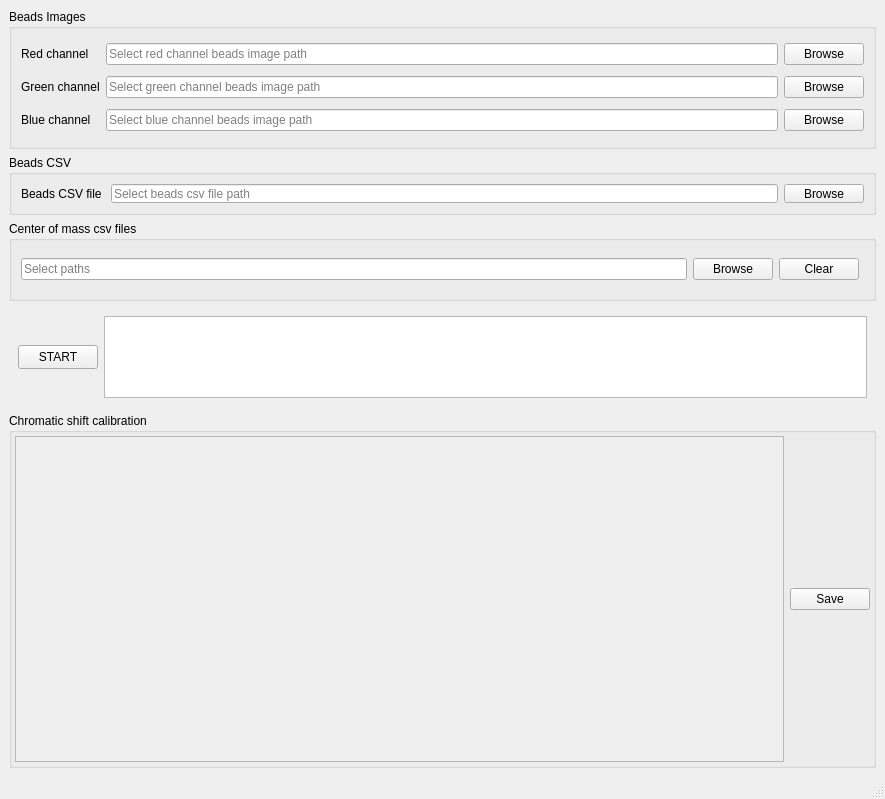
<?xml version="1.0" encoding="UTF-8"?>
<ui version="4.0">
 <class>MainWindow</class>
 <widget class="QMainWindow" name="MainWindow">
  <property name="geometry">
   <rect>
    <x>0</x>
    <y>0</y>
    <width>885</width>
    <height>799</height>
   </rect>
  </property>
  <property name="windowTitle">
   <string>Beads shift aberration</string>
  </property>
  <widget class="QWidget" name="centralwidget">
   <layout class="QGridLayout" name="gridLayout_3">
    <item row="0" column="0">
     <widget class="QGroupBox" name="model_file_group">
      <property name="sizePolicy">
       <sizepolicy hsizetype="Preferred" vsizetype="Fixed">
        <horstretch>0</horstretch>
        <verstretch>0</verstretch>
       </sizepolicy>
      </property>
      <property name="minimumSize">
       <size>
        <width>0</width>
        <height>140</height>
       </size>
      </property>
      <property name="maximumSize">
       <size>
        <width>16777215</width>
        <height>140</height>
       </size>
      </property>
      <property name="title">
       <string>Beads Images</string>
      </property>
      <layout class="QGridLayout" name="gridLayout">
       <item row="2" column="1">
        <widget class="QLineEdit" name="beads_blue_path">
         <property name="inputMask">
          <string/>
         </property>
         <property name="text">
          <string/>
         </property>
         <property name="dragEnabled">
          <bool>false</bool>
         </property>
         <property name="placeholderText">
          <string>Select blue channel beads image path</string>
         </property>
        </widget>
       </item>
       <item row="1" column="0">
        <widget class="QLabel" name="label_4">
         <property name="text">
          <string>Green channel</string>
         </property>
        </widget>
       </item>
       <item row="2" column="2">
        <widget class="QPushButton" name="btn_blue_browse">
         <property name="text">
          <string>Browse</string>
         </property>
        </widget>
       </item>
       <item row="0" column="2">
        <widget class="QPushButton" name="btn_red_browse">
         <property name="text">
          <string>Browse</string>
         </property>
        </widget>
       </item>
       <item row="1" column="2">
        <widget class="QPushButton" name="btn_green_browse">
         <property name="text">
          <string>Browse</string>
         </property>
        </widget>
       </item>
       <item row="0" column="1">
        <widget class="QLineEdit" name="beads_red_path">
         <property name="inputMask">
          <string/>
         </property>
         <property name="text">
          <string/>
         </property>
         <property name="dragEnabled">
          <bool>false</bool>
         </property>
         <property name="placeholderText">
          <string>Select red channel beads image path</string>
         </property>
        </widget>
       </item>
       <item row="0" column="0">
        <widget class="QLabel" name="label_3">
         <property name="text">
          <string>Red channel</string>
         </property>
        </widget>
       </item>
       <item row="1" column="1">
        <widget class="QLineEdit" name="beads_green_path">
         <property name="inputMask">
          <string/>
         </property>
         <property name="text">
          <string/>
         </property>
         <property name="dragEnabled">
          <bool>false</bool>
         </property>
         <property name="placeholderText">
          <string>Select green channel beads image path</string>
         </property>
        </widget>
       </item>
       <item row="2" column="0">
        <widget class="QLabel" name="label_5">
         <property name="text">
          <string>Blue channel</string>
         </property>
        </widget>
       </item>
      </layout>
     </widget>
    </item>
    <item row="1" column="0">
     <widget class="QGroupBox" name="group_beads_csv">
      <property name="sizePolicy">
       <sizepolicy hsizetype="Preferred" vsizetype="Fixed">
        <horstretch>0</horstretch>
        <verstretch>0</verstretch>
       </sizepolicy>
      </property>
      <property name="minimumSize">
       <size>
        <width>0</width>
        <height>60</height>
       </size>
      </property>
      <property name="maximumSize">
       <size>
        <width>16777215</width>
        <height>60</height>
       </size>
      </property>
      <property name="title">
       <string>Beads CSV</string>
      </property>
      <layout class="QGridLayout" name="gridLayout_2">
       <item row="0" column="1">
        <widget class="QLineEdit" name="beads_csv_path">
         <property name="inputMask">
          <string/>
         </property>
         <property name="text">
          <string/>
         </property>
         <property name="dragEnabled">
          <bool>false</bool>
         </property>
         <property name="placeholderText">
          <string>Select beads csv file path</string>
         </property>
        </widget>
       </item>
       <item row="0" column="2">
        <widget class="QPushButton" name="btn_beadscsv_browse">
         <property name="text">
          <string>Browse</string>
         </property>
        </widget>
       </item>
       <item row="0" column="0">
        <widget class="QLabel" name="label_7">
         <property name="text">
          <string>Beads CSV file </string>
         </property>
        </widget>
       </item>
      </layout>
     </widget>
    </item>
    <item row="2" column="0">
     <widget class="QGroupBox" name="bead_group">
      <property name="sizePolicy">
       <sizepolicy hsizetype="Preferred" vsizetype="Fixed">
        <horstretch>0</horstretch>
        <verstretch>0</verstretch>
       </sizepolicy>
      </property>
      <property name="minimumSize">
       <size>
        <width>0</width>
        <height>80</height>
       </size>
      </property>
      <property name="maximumSize">
       <size>
        <width>16777215</width>
        <height>80</height>
       </size>
      </property>
      <property name="title">
       <string>Center of mass csv files</string>
      </property>
      <layout class="QVBoxLayout" name="verticalLayout_3">
       <property name="topMargin">
        <number>4</number>
       </property>
       <property name="bottomMargin">
        <number>4</number>
       </property>
       <item>
        <layout class="QHBoxLayout" name="horizontalLayout_3">
         <property name="leftMargin">
          <number>0</number>
         </property>
         <property name="topMargin">
          <number>5</number>
         </property>
         <property name="rightMargin">
          <number>5</number>
         </property>
         <property name="bottomMargin">
          <number>5</number>
         </property>
         <item>
          <widget class="QLineEdit" name="target_csv_path">
           <property name="placeholderText">
            <string>Select paths</string>
           </property>
          </widget>
         </item>
         <item>
          <widget class="QPushButton" name="btn_csv_browser">
           <property name="text">
            <string>Browse</string>
           </property>
          </widget>
         </item>
         <item>
          <widget class="QPushButton" name="btn_csv_clear">
           <property name="text">
            <string>Clear</string>
           </property>
          </widget>
         </item>
        </layout>
       </item>
      </layout>
     </widget>
    </item>
    <item row="3" column="0">
     <widget class="QFrame" name="frame_start">
      <property name="minimumSize">
       <size>
        <width>0</width>
        <height>100</height>
       </size>
      </property>
      <property name="maximumSize">
       <size>
        <width>16777215</width>
        <height>100</height>
       </size>
      </property>
      <layout class="QHBoxLayout" name="horizontalLayout">
       <item>
        <widget class="QPushButton" name="btn_start">
         <property name="minimumSize">
          <size>
           <width>0</width>
           <height>24</height>
          </size>
         </property>
         <property name="maximumSize">
          <size>
           <width>16777215</width>
           <height>24</height>
          </size>
         </property>
         <property name="text">
          <string>START</string>
         </property>
        </widget>
       </item>
       <item>
        <widget class="QTextBrowser" name="textbrowser_process">
         <property name="minimumSize">
          <size>
           <width>0</width>
           <height>50</height>
          </size>
         </property>
        </widget>
       </item>
      </layout>
     </widget>
    </item>
    <item row="4" column="0">
     <widget class="QSplitter" name="splitter">
      <property name="orientation">
       <enum>Qt::Vertical</enum>
      </property>
      <property name="childrenCollapsible">
       <bool>false</bool>
      </property>
      <widget class="QGroupBox" name="chromatic_group">
       <property name="minimumSize">
        <size>
         <width>0</width>
         <height>0</height>
        </size>
       </property>
       <property name="maximumSize">
        <size>
         <width>16777215</width>
         <height>16777215</height>
        </size>
       </property>
       <property name="title">
        <string>Chromatic shift calibration</string>
       </property>
       <layout class="QGridLayout" name="gridLayout_10">
        <property name="leftMargin">
         <number>3</number>
        </property>
        <property name="topMargin">
         <number>3</number>
        </property>
        <property name="rightMargin">
         <number>3</number>
        </property>
        <property name="bottomMargin">
         <number>3</number>
        </property>
        <item row="0" column="1">
         <layout class="QVBoxLayout" name="verticalLayout_10">
          <item>
           <widget class="QPushButton" name="save_beads_vector_map">
            <property name="text">
             <string>Save</string>
            </property>
           </widget>
          </item>
         </layout>
        </item>
        <item row="0" column="0">
         <widget class="QScrollArea" name="scroll_beads">
          <property name="minimumSize">
           <size>
            <width>0</width>
            <height>100</height>
           </size>
          </property>
          <property name="maximumSize">
           <size>
            <width>16777215</width>
            <height>16777215</height>
           </size>
          </property>
          <property name="widgetResizable">
           <bool>true</bool>
          </property>
          <widget class="QWidget" name="scroll_beads_content">
           <property name="geometry">
            <rect>
             <x>0</x>
             <y>0</y>
             <width>774</width>
             <height>330</height>
            </rect>
           </property>
          </widget>
         </widget>
        </item>
       </layout>
      </widget>
     </widget>
    </item>
   </layout>
  </widget>
  <widget class="QStatusBar" name="statusbar"/>
 </widget>
 <resources/>
 <connections/>
</ui>
